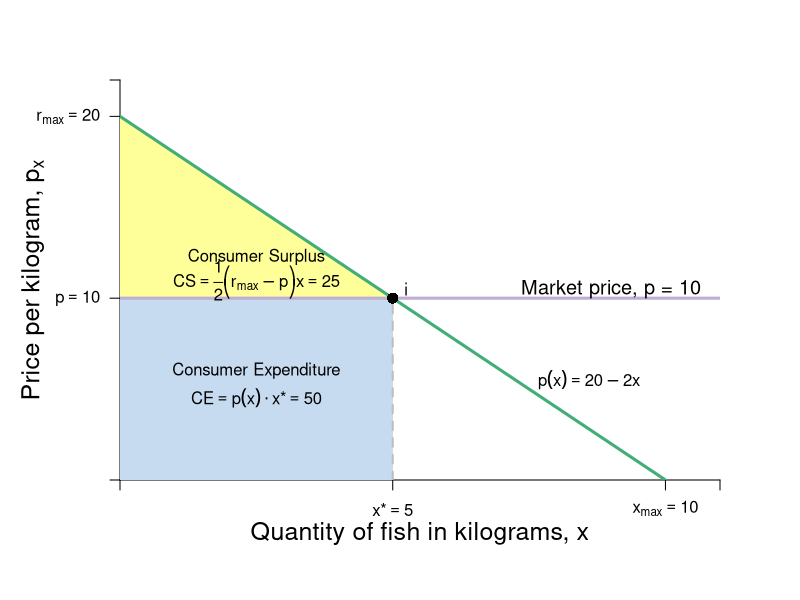

Recreate this plot in R.
require(shape)
pdf(file = "bfh-textbook/indmarketdemand/consumersurplus_jane.pdf", width = 9, height = 7)

#Set parameters for graphics
axislabelsize <- 1.5
labelsize <- 1.2
graphlinewidth <- 3
segmentlinewidth <- 2

COL <- c("#7fc97f", "#beaed4", "#fdc086", "#ffff99", "#386cb0", "#f0027f", "#bf5b17", "#666666")
COLA <- c("#e0f3db", "#99d8c9","#66c2a4","#41ae76", "#238b45", "#005824")
COLB <- c("#c6dbef", "#4eb3d3", "#2b8cbe", "#0868ac","#084081")

par(mar =  c(6, 6, 4, 4))

mrsA <- function(x, rmax = 20, xmax = 10) {
  rmax - (rmax/xmax)*x
}

uA <- function(x, y, rmax = 20, xmax = 10) {
  y + rmax*x - (1/2)(rmax/xmax)*x^2
}

xlims <- c(0, 11)
ylims <- c(0, 22)

npts <- 501 
x <- seq(xlims[1], xlims[2], length.out = npts)
y <- seq(ylims[1], ylims[2], length.out = npts) 
a <- c(46.08, 55, 64)
b <- c(46.08, 55, 64)

plot(0, 0, xlim = xlims, ylim = ylims, type = "n",
     xlab = expression(paste("")),
     ylab = expression(paste("")), 
     xaxt = "n", 
     yaxt = "n", 
     cex.lab = axislabelsize, 
     bty = "n",
     xaxs="i", 
     yaxs="i")

# ticksy <- seq(from = 0, to = ylims[2], by = 2)
# ylabels <- seq(from = 0, to = ylims[2], by = 2)
# ticksx <- seq(from = 0, to = xlims[2], by = 2)
# xlabels <- seq(from = 0, to = xlims[2], by = 2)
ticksy <- c(0, 10, 20, ylims[2])
ylabels <- c(NA, expression(paste(p == 10)), expression(paste(r[max] == 20)), NA)
ticksx <- c(0, 5, 10, xlims[2])
xlabels <- c(NA, expression(paste(x,"*") == 5), expression(paste(x[max]==10)), NA)

axis(1, at = ticksx, pos = 0, labels = xlabels)
axis(2, at = ticksy, pos = 0, labels = ylabels, las = 1)

npts <- 500 
xx1 <- seq(xlims[1], xlims[2], length.out = npts)

#Polygon for CS
xpoly <- c(0, 5, 0)
ypoly <- c(10, 10, 20)
polygon(x = xpoly, y = ypoly, col = COL[4], density=NULL, border = NA)

#Polygon for CE
xpoly3 <- c(0, 5, 5, 0, 0)
ypoly3 <- c(0, 0, 10, 10, 0)
polygon(x = xpoly3, y = ypoly3, col = COLB[1], density=NULL, border = NA)


#Lines for mrs graph
lines(xx1, mrsA(xx1, rmax = 20, xmax = 10), col = COLA[4], lwd = graphlinewidth)

segments(0, 10, xlims[2], 10, lty = 1, col = COL[2] , lwd = graphlinewidth)
segments(5, 0, 5, 10, lty = 2, col = "gray" , lwd = segmentlinewidth)

#Label axes
mtext(expression(paste("Quantity of fish in kilograms, ", x)), side=1, line = 2.5, cex = axislabelsize)
text(-1.6, 0.5*ylims[2], expression(paste("Price per kilogram, ", p[x])), xpd = TRUE, cex = axislabelsize, srt = 90) 

points(5, 10, pch = 16, col = "black", cex = 1.5)
text(5.25, 10.5, expression(i))

#segments(4.11765, 6.17647, 5.88, 8.88, lty = 1, col = COL[2] , lwd = graphlinewidth)
text(9, 10.5, expression("Market price, p = 10"), cex = labelsize)
#text(7.3, 2.5, expression("Curve"))
#Arrows(7.3, 3.5, 7.3, 6.1, col = "black", lty = 1, lwd = 2, arr.type = "triangle", arr.lwd = 0.5)

#Label the iso-welfare functions for the HG, Aisha
# text(3.8, 1.5, expression(u[1]^A))
# text(4.6, 1.5, expression(u[2]^A))
# text(5.5, 1.5, expression(u[3]^A))
#text(6.6, 8.3, expression(u[4]^A))


#Label the indifference curves for the HG, Betty
# text(7.6, 17, expression(u[1]^B))
# text(6.75, 17, expression(u[2]^B))
# text(6, 17, expression(u[3]^B))
#text(3.4, 6.9, expression(v[4]^B))

#Label mrs function
text(8.6, 5.5, expression(paste(p(x) == 20 - 2*x)))
#Arrows(10, 7.5, 10, 5, col = "black", lty = 1, lwd = 2, arr.type = "triangle", arr.lwd = 0.5)

#Label satiation
#text(20, 3.5, expression(paste(x[max] == "Point")))
#text(20, 3, expression(paste("of Satiation")))
#Arrows(20, 2.5, 20, 0.5, col = "black", lty = 1, lwd = 2, arr.type = "triangle", arr.lwd = 0.5)

#Label highest willingness to pay
text(2.5, 12.25, expression("Consumer Surplus"))
text(2.5, 11, expression(paste(CS==frac(1, 2)*bgroup("(",r[max] - p,")")*x, phantom()== 25)))
#text(3.5, 16, expression(paste(CS==frac(1, 2)*bgroup("(",20 - 10,")")*5, phantom()== 25)))
#Arrows(3.5, 15, 3.5, 12, col = "black", lty = 1, lwd = 2, arr.type = "triangle", arr.lwd = 0.5)

text(2.5, 6, expression("Consumer Expenditure"))
text(2.5, 4.5, expression(paste(CE==p(x)%.%x,"*", phantom() == 50)))


dev.off()
